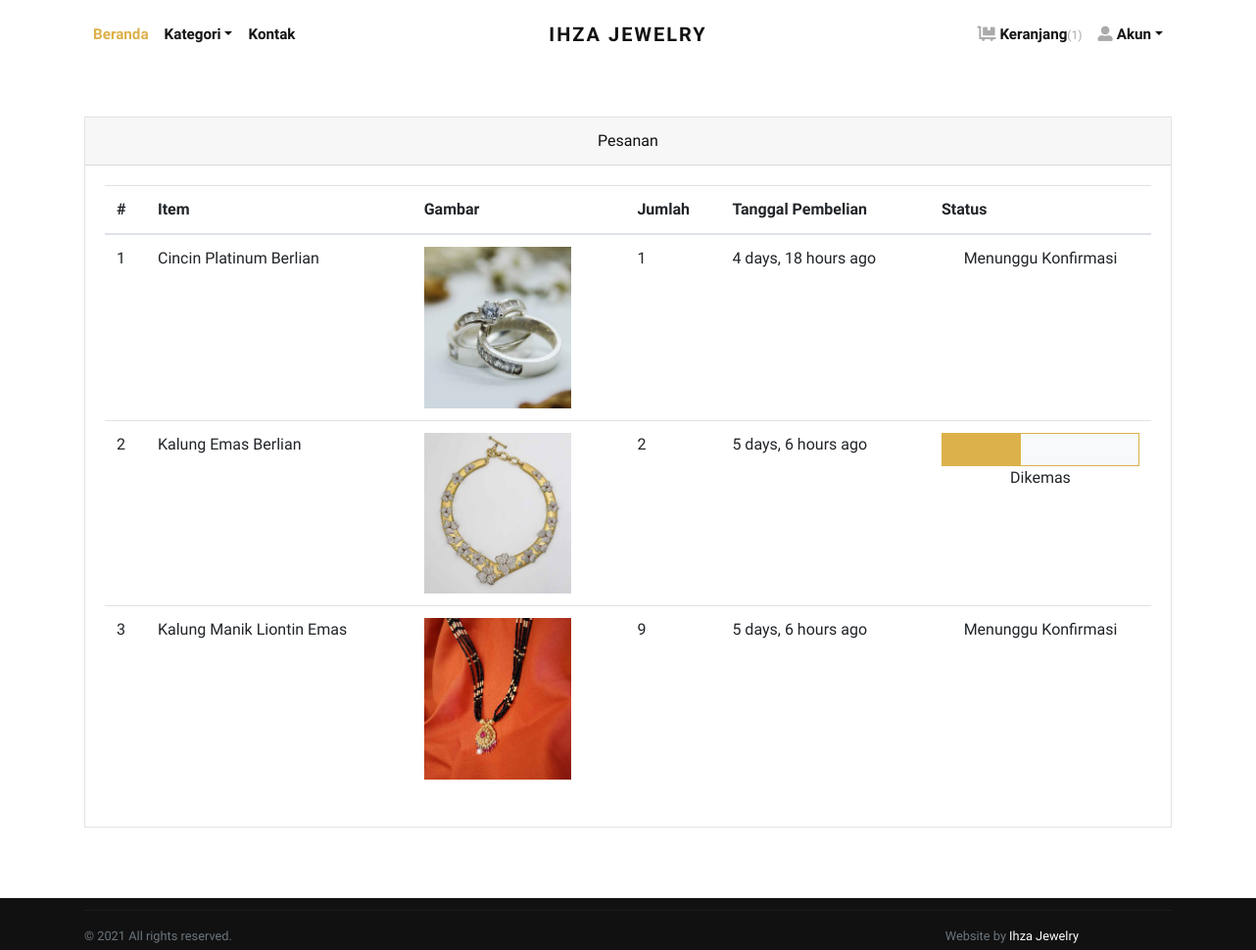
/orders/ (signed in), run on the app's committed database.
### store/models.py (models this page shows, shortened)
class Order(models.Model):
    user = models.ForeignKey(User, verbose_name="User", on_delete=models.CASCADE)
    address = models.ForeignKey(Address, verbose_name="Shipping Address", on_delete=models.CASCADE)
    product = models.ForeignKey(Product, verbose_name="Product", on_delete=models.CASCADE)
    quantity = models.PositiveIntegerField(verbose_name="Quantity")
    ordered_date = models.DateTimeField(auto_now_add=True, verbose_name="Ordered Date")
    status = models.CharField(
        choices=STATUS_CHOICES,
        max_length=50,
        default="Pending"
        )

class Product(models.Model):
    title = models.CharField(max_length=150, verbose_name="Product Title")
    slug = models.SlugField(max_length=160, verbose_name="Product Slug")
    sku = models.CharField(max_length=255, unique=True, verbose_name="Unique Product ID (SKU)")
    short_description = models.TextField(verbose_name="Short Description")
    detail_description = models.TextField(blank=True, null=True, verbose_name="Detail Description")
    product_image = models.ImageField(upload_to='product', blank=True, null=True, verbose_name="Product Image")
    price = models.DecimalField(max_digits=8, decimal_places=3)
    category = models.ForeignKey(Category, verbose_name="Product Categoy", on_delete=models.CASCADE)
    is_active = models.BooleanField(verbose_name="Is Active?")
    is_featured = models.BooleanField(verbose_name="Is Featured?")
    created_at = models.DateTimeField(auto_now_add=True, verbose_name="Created Date")
    updated_at = models.DateTimeField(auto_now=True, verbose_name="Updated Date")
    class Meta:
        verbose_name_plural = 'Products'
        ordering = ('-created_at', )

### store/views.py (the view)
# urls.py: path('orders/', views.orders, name="orders"),
@login_required
def orders(request):
    all_orders = Order.objects.filter(user=request.user).order_by('-ordered_date')
    return render(request, 'store/orders.html', {'orders': all_orders})

### store/context_preprocessors.py (called while the page is built)
def store_menu(request):
    categories = Category.objects.filter(is_active=True)
    context = {
        'categories_menu': categories,
    }
    return context

def cart_menu(request):
    if request.user.is_authenticated:
        cart_items= Cart.objects.filter(user=request.user)
        context = {
            'cart_items': cart_items,
        }
    else:
        context = {}
    return context

### templates/store/orders.html (shortened to what this page needs)
{% extends 'base.html' %}
{% load static %}
{% load humanize %}
    {% block content %}
      <div class="container py-5">
        <div class="row">
          <div class="col-lg-12">
            <div class="card mb-4" id="tables">
              <div class="card-header text-center">Pesanan</div>
              <div class="card-body">
                <table class="table table-hover">
                  <thead>
                    <tr>
                      <th>#</th>
                      <th>Item</th>
                      <th>Gambar</th>
                      <th>Jumlah</th>
                      <th>Tanggal Pembelian</th>
                      <th>Status</th>
                    </tr>
                  </thead>
                  <tbody>
                    {% if orders %}
                    {% for order in orders %}
                    <tr>
                      <td>{{forloop.counter}}</td>
                      <td>{{order.product.title}}</td>
                      <td>
                        {% if order.product.product_image %}
                          <img src="{{order.product.product_image.url}}" alt="{{order.product.product_ttile}}" style="width:150px;">
                        {% endif %}
                      </td>
                      <td>{{order.quantity}}</td>
                      <td>{{order.ordered_date|naturaltime}}</td>
                      <td>
                        {% if order.status == 'Pending' %}
                        <p align="center">Menunggu Konfirmasi</p>
                        {% endif %}
                        {% if order.status == 'Packed' %}
                        <div class="bg-light border border-primary">
                            <div class="p-3 bg-primary" style="width:40%;"></div>
                        </div>
                        <p align="center">Dikemas</p>
             {% endif %}
                      </td>
                    </tr>
                    {% endfor %}
                    {% endif %}
                  </tbody>
                </table>
              </div>
            </div>
          </div>
        </div>
      </div>
{% endblock content %}

### jewelryshop/static/css/style.default.css (style rules this page uses)
.border { border: 1px solid #dee2e6 !important; }
.border-primary { border-color: #dcb14a !important; }
body { font-family: "Libre Franklin", sans-serif; font-size: 1rem; font-weight: 400; line-height: 1.5; color: #111111; background-color: #fff; }
.bg-primary { background-color: #dcb14a !important; }
.bg-light { background-color: #f8f9fa !important; }
.card { background-color: #fff; border: 1px solid rgba(17, 17, 17, 0.125); border-radius: 0; }
.card-body { padding: 1.25rem; }
.card-header { padding: 0.75rem 1.25rem; background-color: rgba(17, 17, 17, 0.03); border-bottom: 1px solid rgba(17, 17, 17, 0.125); }
.card-header:first-child { border-radius: calc(0 - 1px) calc(0 - 1px) 0 0; }

### data on the page
Order: product "Cincin Platinum Berlian", product.product_image (picture), quantity "1", ordered_date "4 days, 18 hours ago", status "Menunggu Konfirmasi"
Order: product "Kalung Emas Berlian", product.product_image (picture), quantity "2", ordered_date "5 days, 6 hours ago", status "Packed" (drawn)
Order: product "Kalung Manik Liontin Emas", product.product_image (picture), quantity "9", ordered_date "5 days, 6 hours ago", status "Menunggu Konfirmasi"

### other printed values
{{ cart_items.count }} "1"
